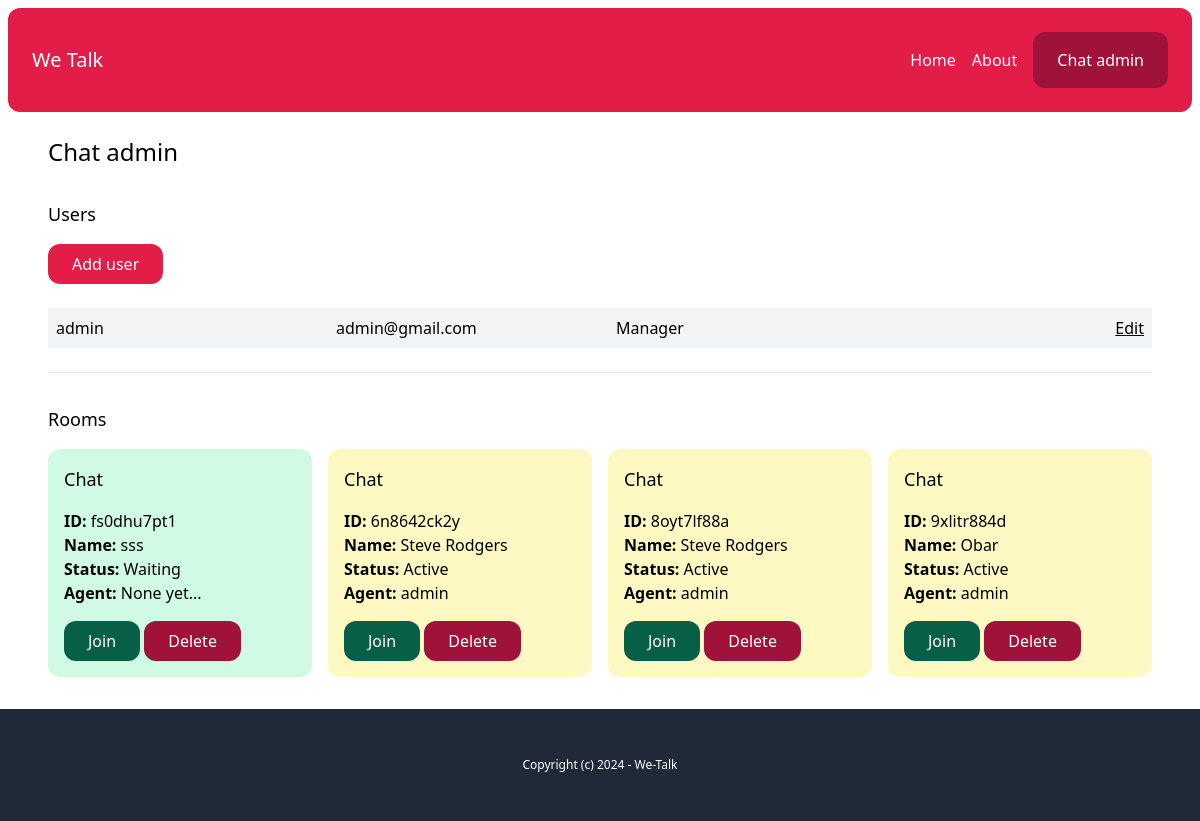
Before: /chat-admin/ (signed in) with the older database file.
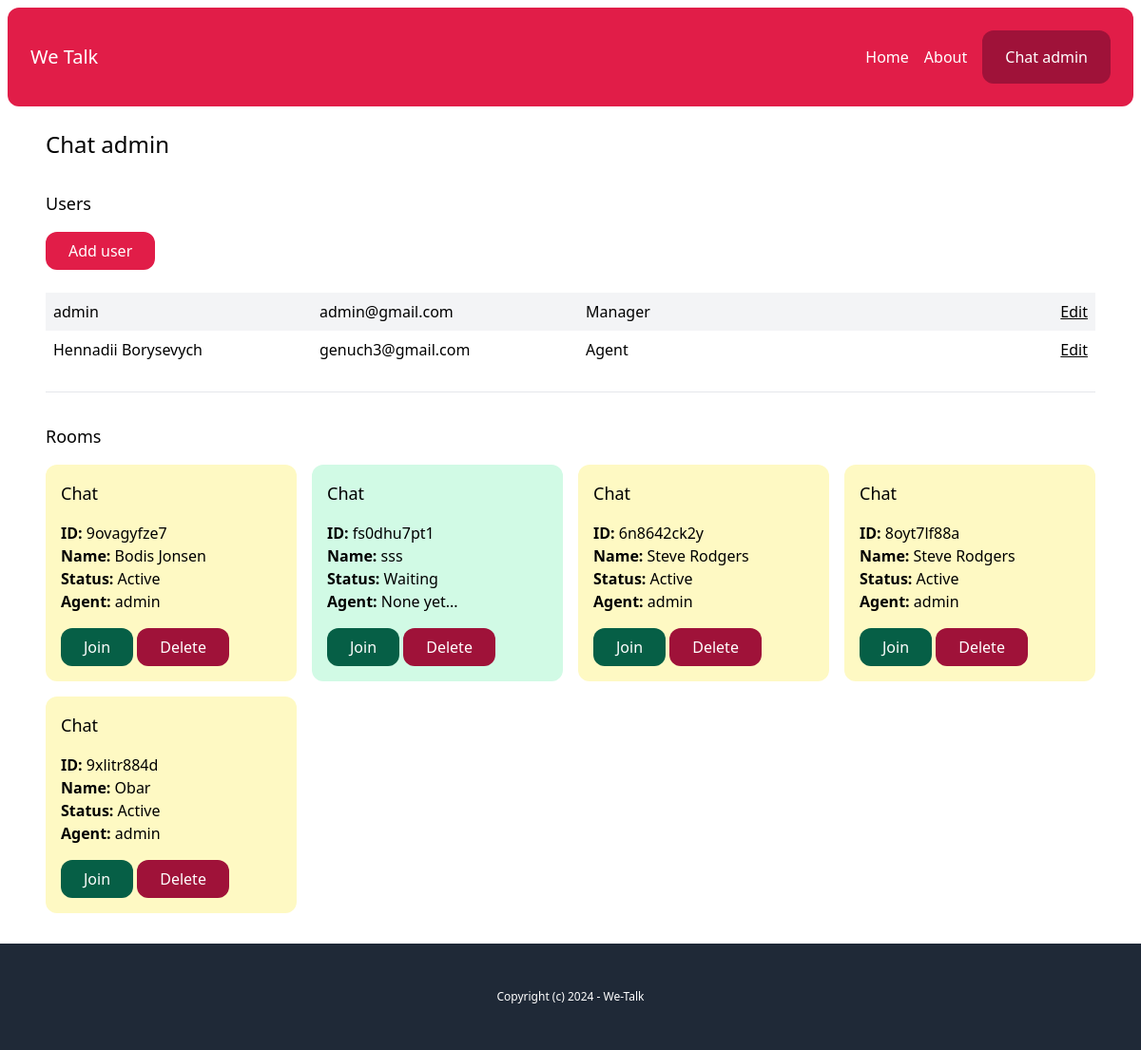
After: the same page with the newer database file.
### account/models.py (models this page shows)
class User(AbstractBaseUser, PermissionsMixin):
    AGENT = 'agent'
    MANAGER = 'manager'
    ROLES_CHOICES = (
        (AGENT, 'Agent'),
        (MANAGER, 'Manager'),
    )
    id = models.UUIDField(primary_key=True, default=uuid.uuid4, editable=False)
    email = models.EmailField(unique=True)
    name = models.CharField(max_length=255, blank=True, default='')
    role = models.CharField(max_length=20, choices=ROLES_CHOICES, default=AGENT)
    is_active = models.BooleanField(default=True)
    is_superuser = models.BooleanField(default=False)
    is_staff = models.BooleanField(default=False)
    date_joined = models.DateTimeField(default=timezone.now)
    last_login = models.DateTimeField(blank=True, null=True)
    objects = CustomUserManager()
    USERNAME_FIELD = 'email'
    EMAIL_FIELD = 'email'
    REQUIRED_FIELDS = ['name']

### chat/models.py (models this page shows, shortened)
class Room(models.Model):
    WAITING = 'waiting'
    ACTIVE = 'active'
    CLOSED = 'closed'
    CHOICES_STATUS = (
        (WAITING, 'Waiting'),
        (ACTIVE, 'Active'),
        (CLOSED, 'Closed'),
    )
    uuid = models.CharField(max_length=255)
    client = models.CharField(max_length=255)
    agent = models.ForeignKey(User, related_name='rooms', blank=True, null=True, on_delete=models.CASCADE)
    messages = models.ManyToManyField(Message, blank=True)
    url = models.CharField(max_length=255, blank=True, null=True)
    status = models.CharField(max_length=20, choices=CHOICES_STATUS, default=WAITING)
    created_at = models.DateTimeField(auto_now_add=True)
    class Meta:
        ordering = ('-created_at',)

### chat/views.py (the view)
# urls.py: path('chat-admin/', views.admin, name='admin'),
@login_required
def admin(request):
    rooms = Room.objects.all()
    users = User.objects.filter(is_staff=True)
    return render(request, 'chat/admin.html', {'rooms': rooms, 'users': users})

### chat/templates/chat/admin.html
{% extends 'core/base.html' %}
{% block content %}
    <h1 class="text-2xl">Chat admin</h1>
    {% if perms.user.add_user %}
        <div class="mt-8">
            <h2 class="mb-4 text-lg">Users</h2>
            <a href="{% url 'chat:add_user' %}" class="inline-block py-2 px-6 bg-rose-600 text-white rounded-xl">Add user</a>
            <div class="mt-6">
                {% for user in users %}
                    <div class="grid grid-cols-4 gap-4 py-2 {% cycle 'bg-gray-100' '' %}">
                        <p class="px-2">
                            <a href="{% url 'chat:user_detail' user.pk %}">{{ user.name }}</a>
                        </p>
                        <p class="px-2">{{ user.email }}</p>
                        <p class="px-2">{{ user.get_role_display }}</p>
                        <p class="px-2 text-right">
                            {% if perms.user.edit_user %}
                                <a href="{% url 'chat:edit_user' user.pk %}" class="underline">Edit</a>
                            {% endif %}
                        </p>
                    </div>
                {% endfor %}
            </div>
        </div>
    {% endif %}
    <hr class="my-6">
    <div class="mt-8">
        <h2 class="mb-4 text-lg">Rooms</h2>
        {% include 'chat/partials/room_list.html' %}
    </div>
{% endblock %}

### chat/templates/chat/partials/room_list.html
<div class="grid grid-cols-4 gap-4">
    {% for room in rooms %}
        <div class="p-4 rounded-xl {% if room.status == 'waiting' %}bg-emerald-100{% elif room.status == 'active' %}bg-yellow-100{% else %}bg-gray-100{% endif %}">
            <h3 class="mb-4 text-lg">Chat</h3>
            <p>
                <b>ID: </b>{{ room.uuid }}<br>
                <b>Name: </b>{{ room.client }}<br>
                <b>Status: </b>{{ room.get_status_display }}<br>
                <b>Agent: </b>{% firstof room.agent.name 'None yet...' %}
            </p>
            <a href="{% url 'chat:room' room.uuid %}" class="mt-4 inline-block py-2 px-6 bg-emerald-800 text-white rounded-xl">Join</a>
            <a href="{% url 'chat:delete_room' room.uuid %}" class="mt-4 inline-block py-2 px-6 bg-rose-800 text-white rounded-xl">Delete</a>
        </div>
    {% endfor %}
</div>

Changed rows visible on the page:
added User: name "Hennadii Borysevych", email "genuch3@gmail.com", role "Agent"
added Room: uuid "9ovagyfze7", client "Bodis Jonsen", status "Active", agent.name "admin"
